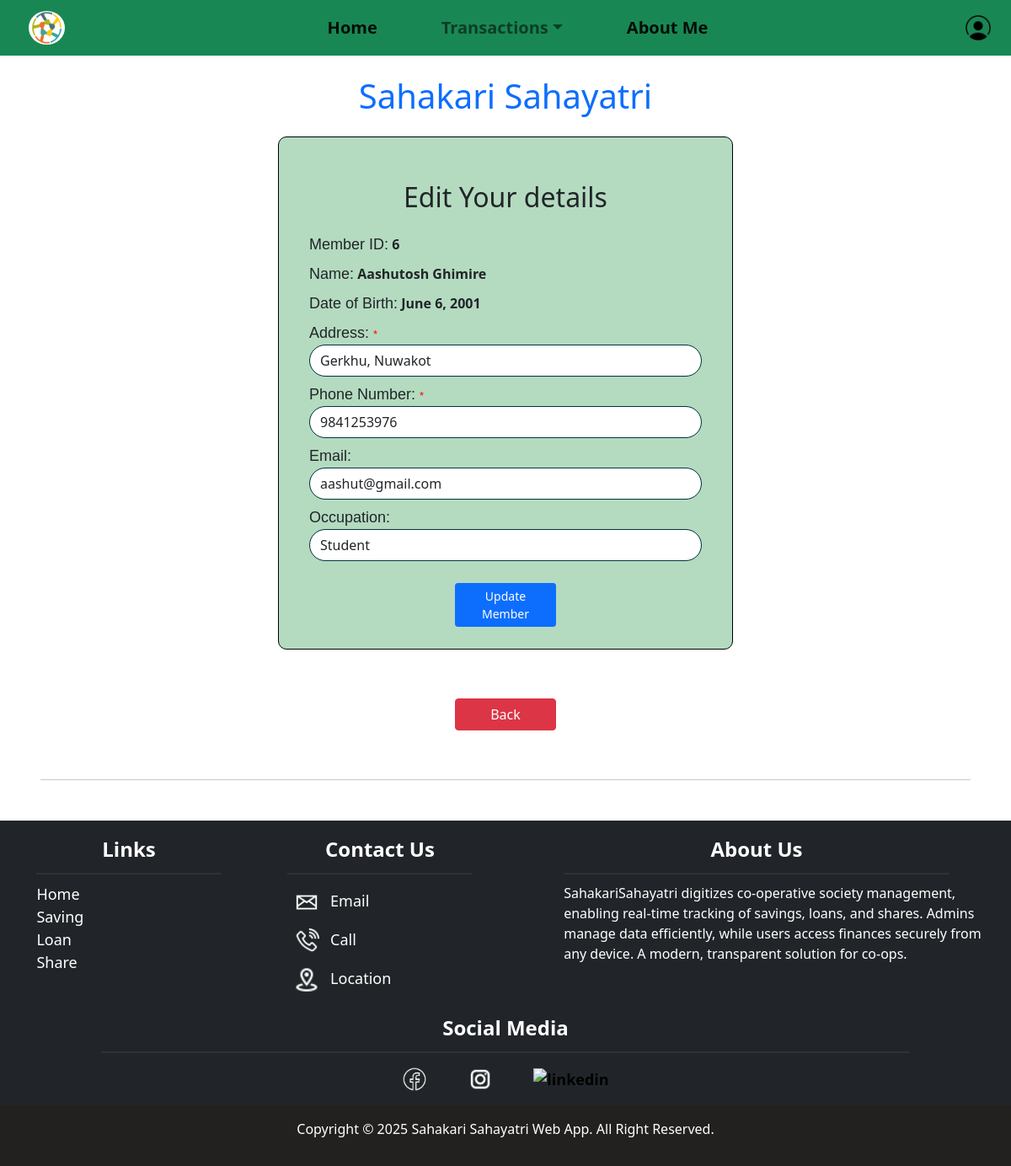
Screenshot of /member/details/update/6/ (signed in) with the database file from the repository.
### customer/models.py (models this page shows, shortened)
class Member(models.Model):
    user = models.OneToOneField(User, on_delete=models.CASCADE, related_name='member_profile')
    member_id = models.IntegerField(unique=True, primary_key=True)
    first_name = models.CharField(max_length=30, blank=False)
    middle_name = models.CharField(max_length=30, blank=True)
    last_name = models.CharField(max_length=30, blank=False)
    email = models.EmailField(blank=True, null=True)
    phone_number = models.CharField(max_length=15, unique=True, blank=True)
    address = models.TextField(blank=False)
    date_of_birth = models.DateField(blank=True, null=True)
    citizenship_number = models.CharField(max_length=20, unique=True, blank=False)
    occupation = models.CharField(max_length=100, blank=True)
    date_joined = models.DateField(null=True, blank=True)
    name = models.CharField(max_length=100, blank=False, editable=False)
    class Meta:
        ordering = ['member_id']  # Ascending order

### customer/views.py (the view, shortened to what this page needs)
# urls.py: path('member/details/update/<int:id>/', customer.user_update_customer, name='user_customer_update'),
@login_required(login_url='loginpage')
def user_update_customer(request, id):
    if not request.user.is_staff or request.user.is_superuser:
        member = get_object_or_404(Member, member_id=id)
        user = User.objects.filter(username__endswith=f"_{member.member_id}").first()
        return render(request, 'user_customer_update.html', {'form': member, 'id': id})
    else:
        messages.error(request, "This page accessible to member only")
        return redirect('customer_home')

### customer/templates/user_customer_update.html (shortened to what this page needs)
{% extends "base.html" %}
{% load static %}
{% block content %}
<div class="form-div">
    <form method="post" action="{% url 'user_customer_update' id %}" class="form-member">
    <div class="text-center">
        <h2 class="p-3">Edit Your details</h2>
    </div>
        <div class="mb-2">
            <label for="member_id">Member ID: </label><span class="fw-bold"> {{id}}</span>
        </div>
        <div class="mb-2">
            <label for="first_name">Name: </label><span class="fw-bold"> {{form.name}}</span>
        </div>
        <div class="mb-2">
            <label for="date_of_birth">Date of Birth: </label><span class="fw-bold"> {{form.date_of_birth}}</span>
        </div>
        <div class="mb-2">
            <label for="address">Address: <span class="required-form" >*</span></label>
            <input type="text" id="address" name="address" value="{{form.address}}" class="form-control" required>
        </div>
        <div class="mb-2">
            <label for="phone_number">Phone Number: <span class="required-form" >*</span></label>
            <input type="text" id="phone_number" name="phone_number" value="{{form.phone_number}}" class="form-control" required>
        </div>
        <div class="mb-2">
            <label for="email">Email:</label>
            <input type="email" id="email" name="email" value="{{form.email}}" class="form-control">
        </div>
        <div class="mb-2">
            <label for="occupation">Occupation:</label>
            <input type="text" id="occupation" name="occupation" value="{{form.occupation}}" class="form-control">
        </div>
        <div class="mb-3 button-container">
            <button type="submit" class="btn btn-sm btn-primary" value="submit">Update Member</button>
        </div>
    </form>
</div>
<div class="button-container">
    <a href="{% url 'about_me' %}" class="btn btn-danger">Back</a>
</div>
{% endblock content %}

### static/css/style.css (style rules this page uses)
.form-div { justify-content: center; display: flex; }
.form-member, .form-saving, .form-loan, .form-share { width: 45vw; border: 1px solid black; border-radius: 10px; padding-top: 3vw; padding-inline: 3vw; background-color: #b4dbc0; margin-bottom: 4vh; }
.required-form { color: red; font-size: small; }
.form-member label, .form-saving label, .form-loan label, .form-share label, .form-login label { font-family: 'Gill Sans', 'Gill Sans MT', Calibri, 'Trebuchet MS', sans-serif; font-size: large; }
.form-member input, .form-loan input, .form-saving input, .form-share input, .form-login input { border-radius: 2vw; border: 1px solid #023340; }
.button-container { display: flex; justify-content: center; margin-top: 1rem; }
.button-container .btn { width: 10vw; text-decoration: none; color: #fff; font-weight: 500; margin: 10px; }
html { font-size: 16px; }
body { margin: 0; padding: 0; }

### saving/templates/base.html (style rules this page uses)
.form-member label, .form-saving label, .form-loan label, .form-share label, .form-login label { font-family: 'Gill Sans', 'Gill Sans MT', Calibri, 'Trebuchet MS', sans-serif; font-size: large; }
.form-member input, .form-loan input, .form-saving input, .form-share input, .form-login input { border-radius: 2vw; border: 1px solid #023340; }

### rows the page displays
Member: name "Aashutosh Ghimire", date_of_birth "June 6, 2001", address "Gerkhu, Nuwakot", phone_number "9841253976", email "aashut@gmail.com", occupation "Student"

### other values shown
{{ id }} "6"
